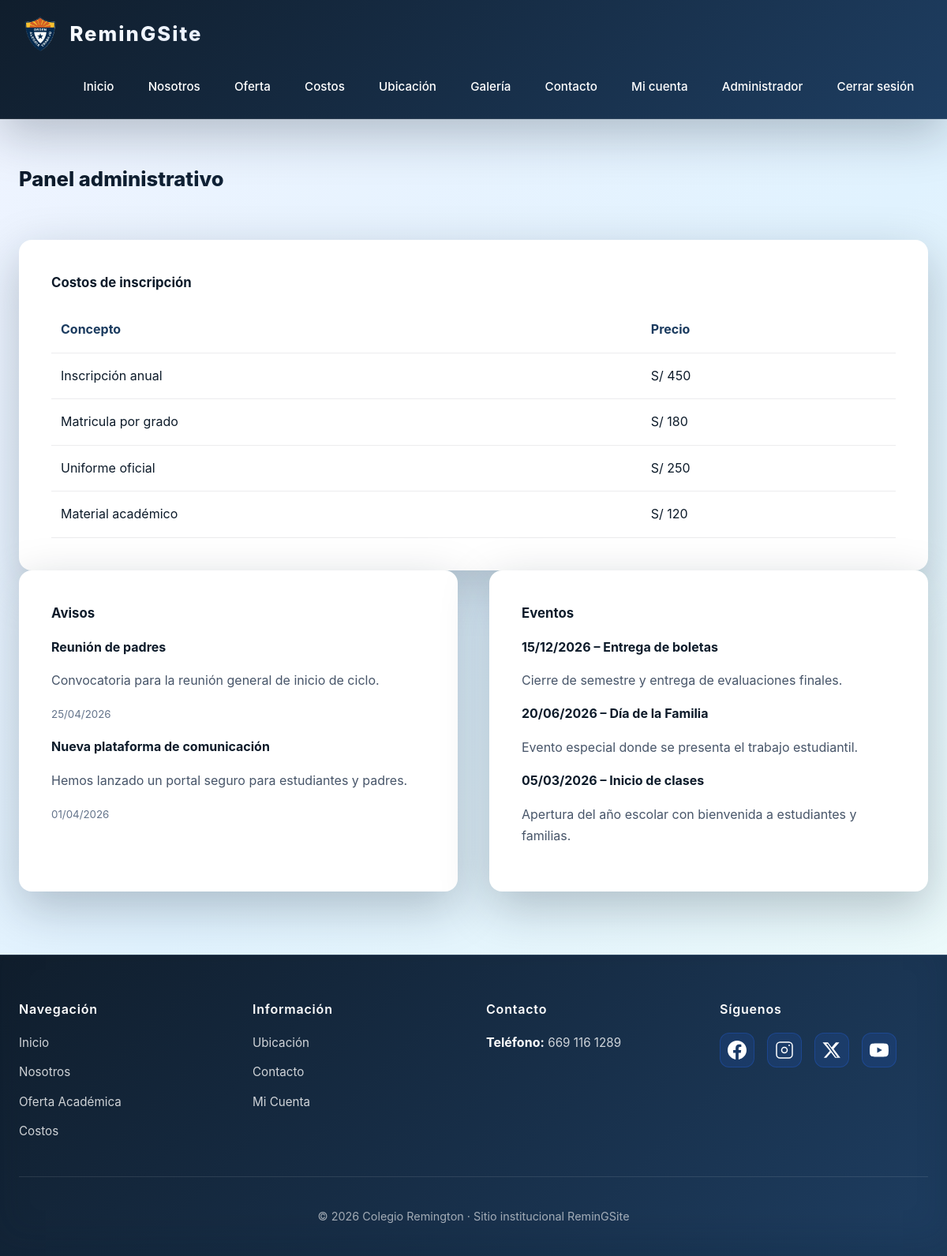
The page /admin (signed in) on the database its author committed.
### tables this page shows
CREATE TABLE costos (
            id INTEGER PRIMARY KEY AUTOINCREMENT,
            concepto TEXT NOT NULL,
            precio TEXT NOT NULL
        );

CREATE TABLE avisos (
            id INTEGER PRIMARY KEY AUTOINCREMENT,
            titulo TEXT NOT NULL,
            descripcion TEXT NOT NULL,
            fecha TEXT NOT NULL
        );

CREATE TABLE eventos (
            id INTEGER PRIMARY KEY AUTOINCREMENT,
            titulo TEXT NOT NULL,
            fecha TEXT NOT NULL,
            descripcion TEXT NOT NULL
        );

### app.py (the view)
@app.route('/admin')
def admin():
    if session.get('user_role') != 'admin':
        flash('Acceso restringido: sólo administradores.', 'error')
        return redirect(url_for('index'))
    costos = query_db('SELECT id, concepto, precio FROM costos')
    avisos = query_db('SELECT id, titulo, descripcion, fecha FROM avisos ORDER BY id DESC')
    eventos = query_db('SELECT id, titulo, fecha, descripcion FROM eventos ORDER BY id DESC')
    return render_template('admin.html', costos=costos, avisos=avisos, eventos=eventos)

### app.py (called while the page is built)
def query_db(query, args=(), one=False):
    conn = sqlite3.connect(DB_PATH)
    cursor = conn.cursor()
    cursor.execute(query, args)
    rv = cursor.fetchall()
    conn.commit()
    conn.close()
    return (rv[0] if rv else None) if one else rv

### templates/admin.html
{% extends 'layout.html' %}
{% block content %}
<section class="section">
  <div class="section-title">Panel administrativo</div>
  <div class="card hero-card">
    <h3>Costos de inscripción</h3>
    <table class="table">
      <thead>
        <tr>
          <th>Concepto</th>
          <th>Precio</th>
        </tr>
      </thead>
      <tbody>
        {% for id, concepto, precio in costos %}
        <tr>
          <td>{{ concepto }}</td>
          <td>{{ precio }}</td>
        </tr>
        {% endfor %}
      </tbody>
    </table>
  </div>
  <div class="grid">
    <div class="card">
      <h3>Avisos</h3>
      {% for id, titulo, descripcion, fecha in avisos %}
      <div style="margin-bottom:1rem;">
        <strong>{{ titulo }}</strong>
        <p>{{ descripcion }}</p>
        <small style="color:#64748b;">{{ fecha }}</small>
      </div>
      {% endfor %}
    </div>
    <div class="card">
      <h3>Eventos</h3>
      {% for id, titulo, fecha, descripcion in eventos %}
      <div style="margin-bottom:1rem;">
        <strong>{{ fecha }} – {{ titulo }}</strong>
        <p>{{ descripcion }}</p>
      </div>
      {% endfor %}
    </div>
  </div>
</section>
{% endblock %}

### templates/layout.html (shortened to what this page needs)
<!doctype html>
<html lang="es">
<head>
  <link rel="stylesheet" href="{{ url_for('static', filename='styles.css') }}">
</head>
<body>
  <header>
    <div class="navbar">
      <a class="brand" href="{{ url_for('index') }}">
        <img class="brand-logo" src="{{ url_for('static', filename='images/remilogo.png') }}" alt="Logo ReminGSite">
        ReminGSite
      </a>
      <nav class="nav-links">
        <a href="{{ url_for('index') }}">Inicio</a>
        <a href="{{ url_for('nosotros') }}">Nosotros</a>
        <a href="{{ url_for('oferta') }}">Oferta</a>
        <a href="{{ url_for('costos') }}">Costos</a>
        <a href="{{ url_for('ubicacion') }}">Ubicación</a>
        <a href="{{ url_for('galeria') }}">Galería</a>
        <a href="{{ url_for('contacto') }}">Contacto</a>
        {% if session.get('user_id') %}
          <a href="{{ url_for('dashboard') }}">Mi cuenta</a>
          {% if session.get('user_role') == 'admin' %}
            <a href="{{ url_for('admin') }}">Administrador</a>
          {% endif %}
          <a href="{{ url_for('logout') }}">Cerrar sesión</a>
        {% else %}
          <a href="{{ url_for('login') }}">Ingresar</a>
          <a href="{{ url_for('registro') }}">Registrarse</a>
        {% endif %}
      </nav>
    </div>
  </header>
  <main>
    {% block content %}{% endblock %}
  </main>
  <footer>
    <div class="footer-content">
      <div class="footer-section">
        <h3>Navegación</h3>
        <ul>
          <li><a href="{{ url_for('index') }}">Inicio</a></li>
          <li><a href="{{ url_for('nosotros') }}">Nosotros</a></li>
          <li><a href="{{ url_for('oferta') }}">Oferta Académica</a></li>
          <li><a href="{{ url_for('costos') }}">Costos</a></li>
        </ul>
      </div>
      <div class="footer-section">
        <h3>Información</h3>
        <ul>
          <li><a href="{{ url_for('ubicacion') }}">Ubicación</a></li>
          <li><a href="{{ url_for('contacto') }}">Contacto</a></li>
          {% if session.get('user_id') %}
            <li><a href="{{ url_for('dashboard') }}">Mi Cuenta</a></li>
          {% else %}
            <li><a href="{{ url_for('login') }}">Ingresar</a></li>
            <li><a href="{{ url_for('registro') }}">Registrarse</a></li>
          {% endif %}
        </ul>
      </div>
      <div class="footer-section">
        <h3>Contacto</h3>
        <p><strong>Teléfono:</strong> <a href="tel:6691161289">669 116 1289</a></p>
      </div>
      <div class="footer-section">
        <h3>Síguenos</h3>
        <div class="social-links">
          <a href="https://www.facebook.com/ColegioRemingtonAC" target="_blank" rel="noopener noreferrer" title="Facebook">
          </a>
          <a href="https://www.instagram.com/colegioremington/?hl=es-la" target="_blank" rel="noopener noreferrer" title="Instagram">
            <svg width="24" height="24" viewBox="0 0 24 24" fill="currentColor">
              <rect x="2" y="2" width="20" height="20" rx="4.5" fill="none" stroke="currentColor" stroke-width="1.5"/>
              <circle cx="12" cy="12" r="3.5" fill="none" stroke="currentColor" stroke-width="1.5"/>
              <circle cx="18" cy="6" r="1" fill="currentColor"/>
            </svg>
          </a>
          <a href="https://x.com/colegio_remington" target="_blank" rel="noopener noreferrer" title="X">
            <svg width="24" height="24" viewBox="0 0 24 24" fill="currentColor">
              <path d="M18.244 2.25h3.308l-7.227 8.26 8.502 11.24h-6.6l-5.165-6.754-5.913 6.754h-3.308l7.73-8.835L.424 2.25h6.7l4.676 6.188 5.344-6.188zM17.313 20.713h1.823L6.896 4.067H5.001l12.312 16.646z"/>
            </svg>
          </a>
          <a href="https://www.youtube.com/c/ColegioRemington" target="_blank" rel="noopener noreferrer" title="YouTube">
          </a>
        </div>
      </div>
    </div>
    <div class="footer-bottom">
      <p>© 2026 Colegio Remington · Sitio institucional ReminGSite</p>
    </div>
  </footer>
</body>
</html>

### rows shown on the page
costos: concepto "Inscripción anual", precio "S/ 450"
costos: concepto "Matricula por grado", precio "S/ 180"
costos: concepto "Uniforme oficial", precio "S/ 250"
costos: concepto "Material académico", precio "S/ 120"
avisos: titulo "Reunión de padres", descripcion "Convocatoria para la reunión general de inicio de ciclo.", fecha "25/04/2026"
avisos: titulo "Nueva plataforma de comunicación", descripcion "Hemos lanzado un portal seguro para estudiantes y padres.", fecha "01/04/2026"
eventos: fecha "15/12/2026", titulo "Entrega de boletas", descripcion "Cierre de semestre y entrega de evaluaciones finales."
eventos: fecha "20/06/2026", titulo "Día de la Familia", descripcion "Evento especial donde se presenta el trabajo estudiantil."
eventos: fecha "05/03/2026", titulo "Inicio de clases", descripcion "Apertura del año escolar con bienvenida a estudiantes y familias."
